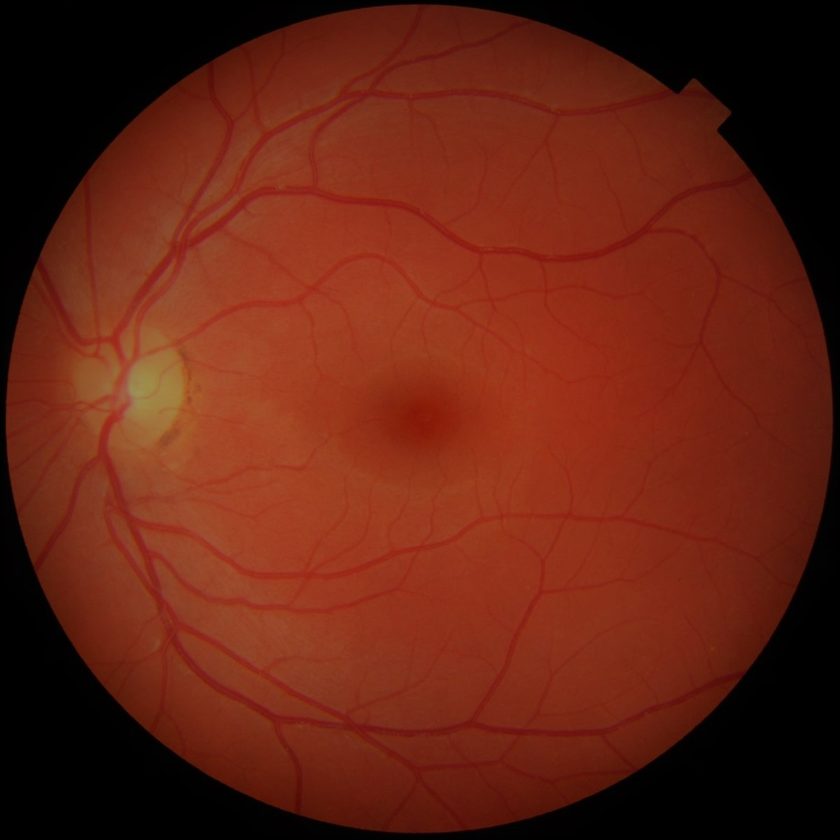
#> input picture Assignment1/a1_20171107/input/eye.png, 840 x 840 px, shrunk from 1200 x 1200 before the run
$ jupyter execute Q6.3.ipynb
#> lines starting #> are read from the running program, lines starting #| are printed output that depends on the picture
[cell 1]
import sys
import numpy as np
import matplotlib.pyplot as plt
from PIL import Image, ImageOps
import cv2
def histMatching(img1, img2):
    img1 = np.array(img1)
    img2 = np.array(img2)
    img1_flat = img1.flatten()
    img2_flat = img2.flatten()

    histogram1 = np.zeros(256)
    for pixel in img1_flat:
        histogram1[pixel] += 1
    for i in range(1,256):
    #     print(i)
        histogram1[i] += histogram1[i-1]
    # histogram1 = histogram1.astype('uint8')
    histogram1 = (((histogram1-np.min(histogram1))/(np.max(histogram1)-np.min(histogram1))) *255).astype('uint8')
    img1_new = histogram1[img1_flat]
    # img_new = np.reshape(img1_new, img1.shape)


    histogram2 = np.zeros(256)
    for pixel in img2_flat:
        histogram2[pixel] += 1
    for i in range(1,256):
    #     print(i)
        histogram2[i] += histogram2[i-1]
    histogram2 = (((histogram2-np.min(histogram2))/(np.max(histogram2)-np.min(histogram2))) *255).astype('uint8')
    # histogram2 = histogram2.astype('uint8')
    img2_new = histogram2[img2_flat]
    # img2_new = np.reshape(img2_new, img2.shape)

    # new_img = img1
    mapping = np.zeros(256)
    new_img = img1
    for i in range(256):
        for j in range(256):
            if histogram2[j] >= histogram1[i]:
                mapping[i] = j
                break;
    #     [img2_new == img1_new[i]]
    new_img = mapping[img1].astype('uint8')
    result = Image.fromarray(new_img)
# [9 lines of commented-out code are left out]
    fig = plt.figure(figsize=[10,7]);
    sub1 = fig.add_subplot(1,3,1);
    sub1.imshow(img1, cmap='gray');sub1.axis('off')
    sub2 = fig.add_subplot(1,3,2)
    sub2.imshow(img2, cmap='gray');sub2.axis('off')
    sub3 = fig.add_subplot(1,3,3)
    sub3.imshow(new_img, cmap='gray');sub3.axis('off')

    fig = plt.figure(figsize=[10,5]);
    sub1 = fig.add_subplot(1,3,1);
    sub1.hist(img1.flatten(),bins=256)
    sub2 = fig.add_subplot(1,3,2)
    sub2.hist(img2.flatten(),bins=256)
    sub3 = fig.add_subplot(1,3,3)
    sub3.hist(new_img.flatten(), bins=256)

    return result
img1 = Image.open('../input/eye.png').convert('L')
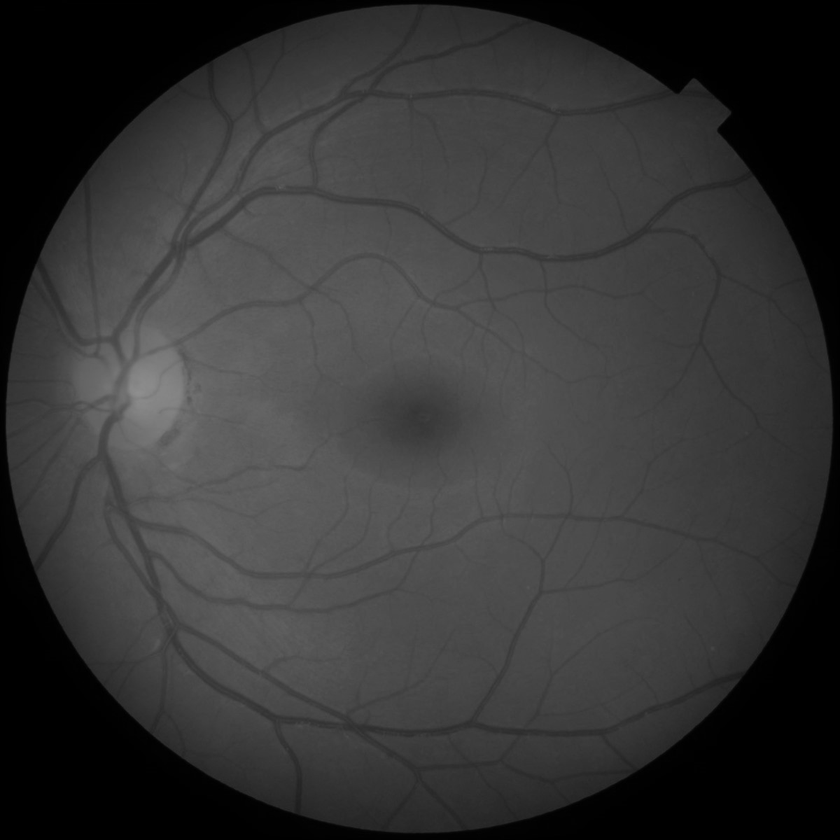
#> img1: PIL image 840x840 L; min 0, max 143, mean 53
img2 = Image.open('../input/eyeref.png').convert('L')
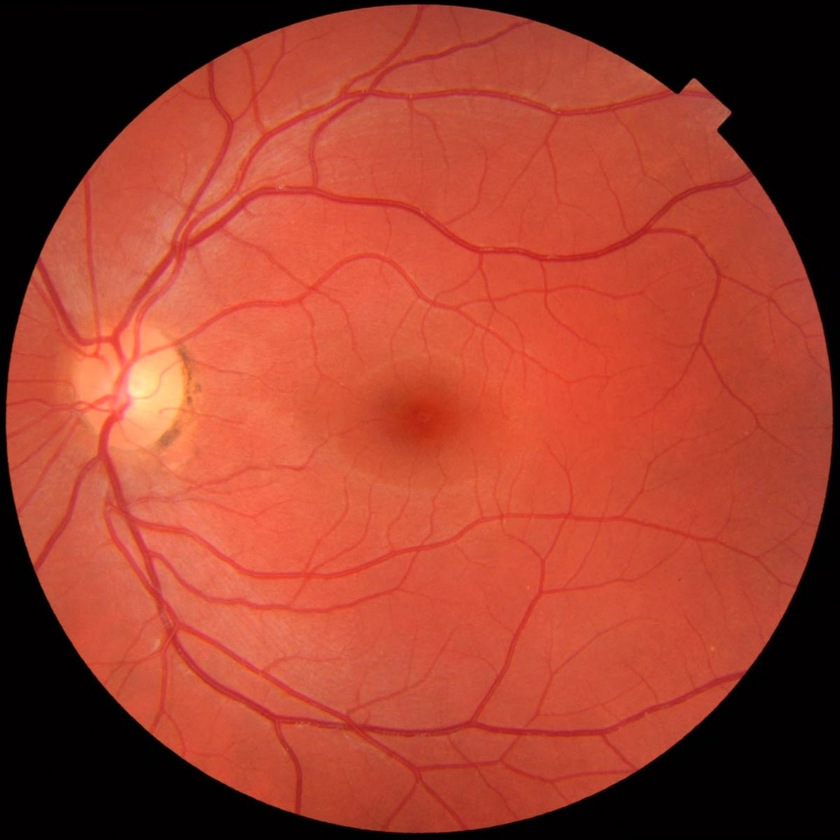
#> input picture Assignment1/a1_20171107/input/eyeref.png, 840 x 840 px, shrunk from 1200 x 1200 before the run
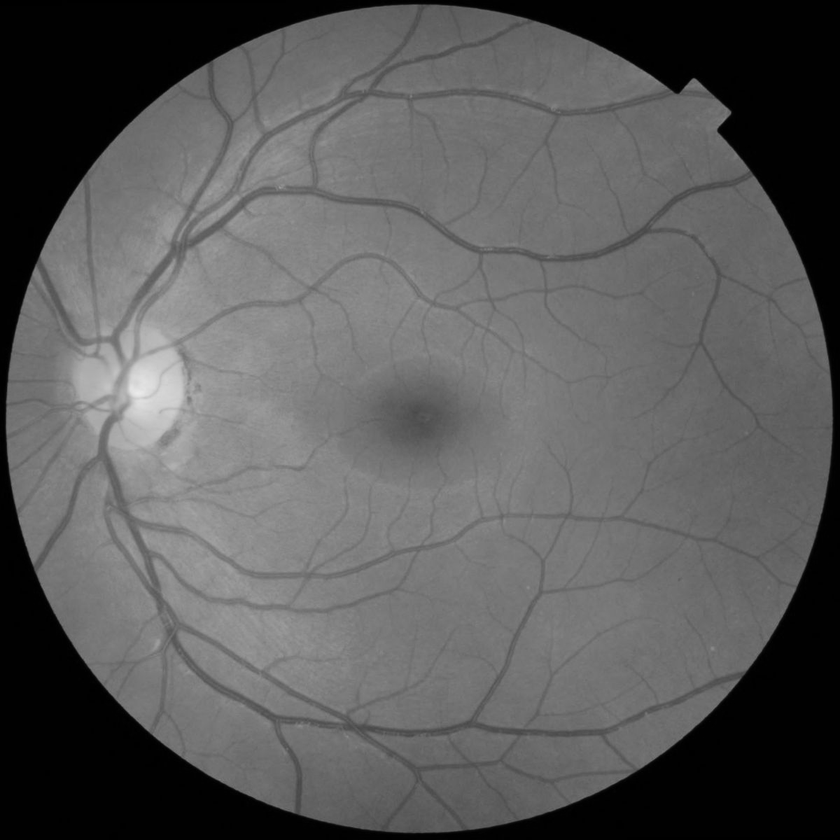
#> img2: PIL image 840x840 L; min 0, max 235, mean 90.3
new_img = histMatching(img1, img2)
#> after the loop in histMatching, `for pixel in img1_flat:`: histogram1 = 256 values, max 118066 at index 0, min 0 at index 144, mean 2756.2
#> after the loop in histMatching, `for i in range(1,256):`: histogram1 = 256 values from 118066 to 705600
#> in histMatching, `histogram1 = (((histogram1-np.min(histogram1))/(np.max(histogram1)-np...`: histogram1 = 256 values from 0 to 255
#> after the loop in histMatching, `for pixel in img2_flat:`: histogram2 = 256 values, max 147397 at index 1, min 0 at index 236, mean 2756.2
#> after the loop in histMatching, `for i in range(1,256):`: histogram2 = 256 values from 5037 to 705600
#> in histMatching, `histogram2 = (((histogram2-np.min(histogram2))/(np.max(histogram2)-np...`: histogram2 = 256 values from 0 to 255
#> in histMatching, `new_img = mapping[img1].astype('uint8')`:
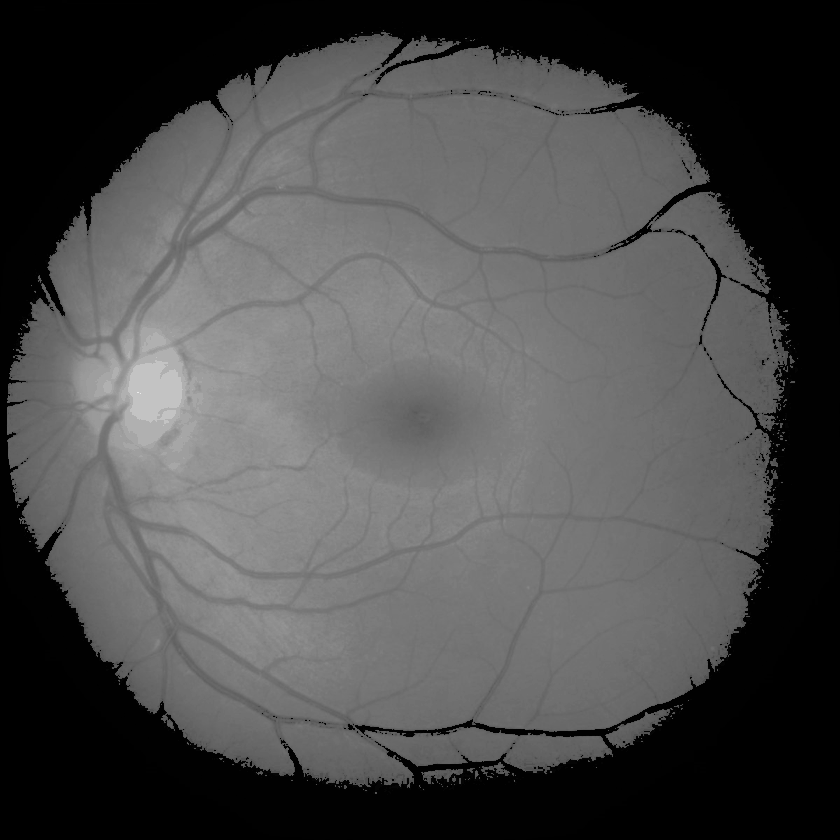
#> new_img: shape (840, 840); min 0, max 235, mean 76.2
plt.show()
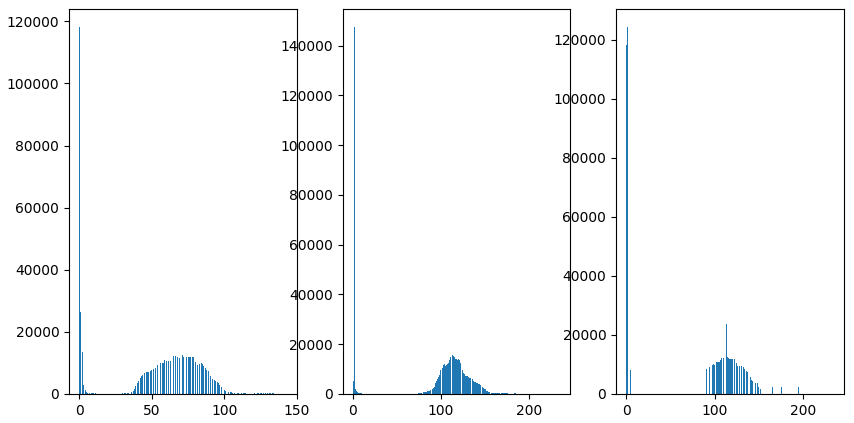
#> figure drawn by matplotlib, 3 panels; panel 1: tallest bar 118066 high, from x = 0 to 0.559; panel 2: tallest bar 147397 high, from x = 0.918 to 1.84; panel 3: tallest bar 124164 high, from x = 0.918 to 1.84
